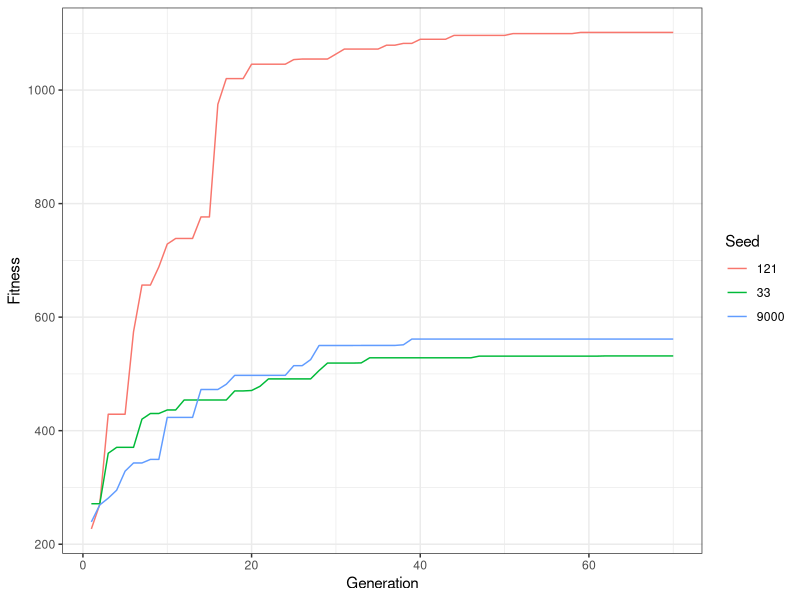

This chart was generated by the following R code:
## ---- chunk 1
library(here)
library(tidyverse)
## ---- chunk 2
seed33 <- read_csv(here("Homeworks", "Manduca33.csv"), col_names = "Fitness") %>%
  rownames_to_column(var = "Generation")
seed121 <- read_csv(here("Homeworks", "Manduca121.csv"), col_names = "Fitness") %>%
  rownames_to_column(var = "Generation")
seed9000 <- read_csv(here("Homeworks", "Manduca9000.csv"), col_names = "Fitness") %>% 
  rownames_to_column(var = "Generation")
seed9000_long <- read_csv(here("Homeworks", "Manduca9000_210gen.csv"), col_names = "Fitness") %>% 
  rownames_to_column(var = "Generation")
## ---- chunk 3
all <- list(seed33, seed121, seed9000)
names(all) <- c("33", "121", "9000")
plot_data <- bind_rows(all, .id = "Seed")
plot_data <- plot_data %>%
  mutate(Generation = as.integer(Generation))

ggplot(plot_data, aes(x = Generation, y = Fitness, color = Seed)) +
  geom_line() +
  theme_bw()
